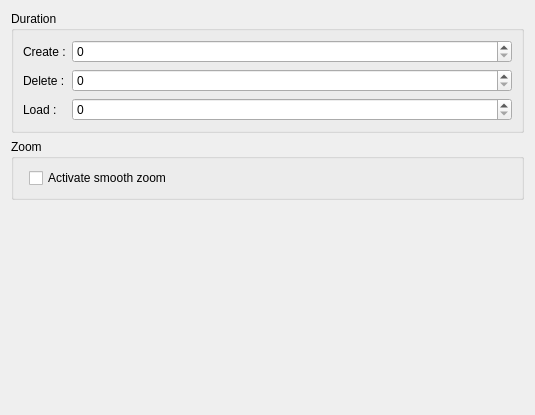
<?xml version="1.0" encoding="UTF-8"?>
<ui version="4.0">
 <class>AnimationSettings</class>
 <widget class="QWidget" name="AnimationSettings">
  <property name="geometry">
   <rect>
    <x>0</x>
    <y>0</y>
    <width>535</width>
    <height>415</height>
   </rect>
  </property>
  <property name="baseSize">
   <size>
    <width>650</width>
    <height>400</height>
   </size>
  </property>
  <property name="windowTitle">
   <string>Form</string>
  </property>
  <layout class="QFormLayout" name="formLayout">
   <property name="fieldGrowthPolicy">
    <enum>QFormLayout::ExpandingFieldsGrow</enum>
   </property>
   <item row="1" column="0" colspan="2">
    <widget class="QGroupBox" name="groupBox">
     <property name="title">
      <string>Duration</string>
     </property>
     <layout class="QFormLayout" name="formLayout_2">
      <item row="1" column="1">
       <widget class="KIntSpinBox" name="kcfg_createDuration">
        <property name="maximum">
         <number>10000</number>
        </property>
        <property name="singleStep">
         <number>100</number>
        </property>
       </widget>
      </item>
      <item row="5" column="1">
       <widget class="KIntSpinBox" name="kcfg_loadDuration">
        <property name="maximum">
         <number>10000</number>
        </property>
        <property name="singleStep">
         <number>100</number>
        </property>
       </widget>
      </item>
      <item row="1" column="0">
       <widget class="QLabel" name="label">
        <property name="text">
         <string>Create :</string>
        </property>
       </widget>
      </item>
      <item row="5" column="0">
       <widget class="QLabel" name="label_4">
        <property name="text">
         <string>Load :</string>
        </property>
       </widget>
      </item>
      <item row="3" column="0">
       <widget class="QLabel" name="label_2">
        <property name="text">
         <string>Delete :</string>
        </property>
       </widget>
      </item>
      <item row="3" column="1">
       <widget class="KIntSpinBox" name="kcfg_deleteDuration">
        <property name="maximum">
         <number>10000</number>
        </property>
        <property name="singleStep">
         <number>100</number>
        </property>
       </widget>
      </item>
     </layout>
    </widget>
   </item>
   <item row="2" column="0" colspan="2">
    <widget class="QGroupBox" name="groupBox_2">
     <property name="title">
      <string>Zoom</string>
     </property>
     <layout class="QFormLayout" name="formLayout_3">
      <item row="0" column="1">
       <widget class="QCheckBox" name="kcfg_smoothZoom">
        <property name="text">
         <string>Activate smooth zoom</string>
        </property>
       </widget>
      </item>
     </layout>
    </widget>
   </item>
  </layout>
 </widget>
 <customwidgets>
  <customwidget>
   <class>KIntSpinBox</class>
   <extends>QSpinBox</extends>
   <header>knuminput.h</header>
  </customwidget>
 </customwidgets>
 <resources/>
 <connections/>
</ui>
